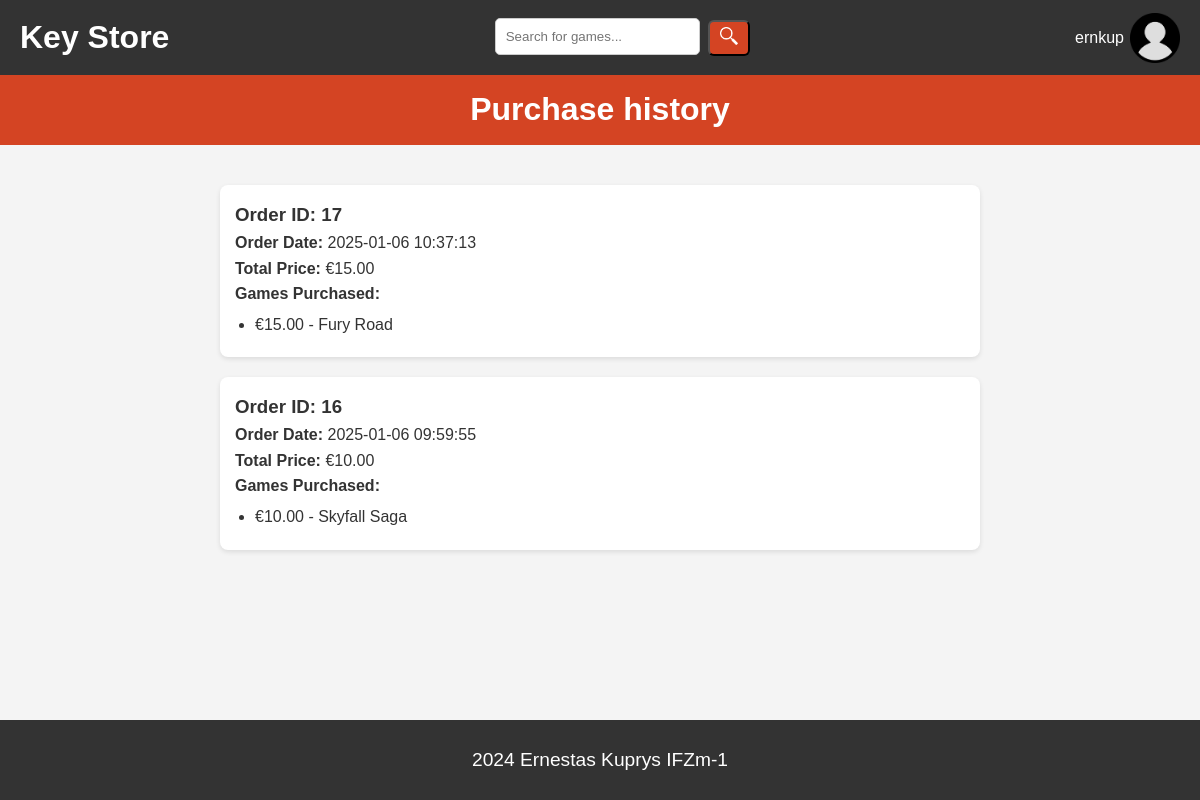
Page /purchases.php (signed in) on the committed database.
### tables this page shows
CREATE TABLE `game_order` (
  `id_order` int(11) NOT NULL,
  `id_user` varchar(32) NOT NULL,
  `order_date` timestamp NOT NULL DEFAULT current_timestamp(),
  `price` decimal(10,2) NOT NULL
);

### src/include/functions.php (called while the page is built, shortened)
<?php
function GetUserHistory($id_user)
{
	$db = mysqli_connect(DB_SERVER, DB_USER, DB_PASS, DB_NAME);
	$sql = "SELECT o.id_order, o.order_date, o.price, k.id_key, g.title, gk.price as gk_price
        FROM game_order o
        JOIN keys_in_order k ON o.id_order = k.id_order
        JOIN game_key gk ON k.id_key = gk.id_key
		JOIN game g ON g.id_game = gk.id_game
        WHERE o.id_user = ?
        ORDER BY o.order_date DESC";
	$stmt = $db->prepare($sql);
	$stmt->bind_param("s", $id_user);
	$stmt->execute();
	$result = $stmt->get_result();
	$purchases = [];
	while ($row = $result->fetch_assoc()) {
		$purchases[] = $row;
	}
	return $purchases;
}

### src/purchases.php (the view, shortened to what this page needs)
<?php
include('include/functions.php');
?>
<?php
$id_user = $_SESSION['id_login'];
$purchases = GetUserHistory($id_user);
?>
<body>
    <?php include('include/header.php'); ?>
    <p class="under-header">Purchase history</p>
    <div class="purchase-history-container">
        <?php if (empty($purchases)): ?>
            <h1 style="text-align: center">You haven't made any purchases yet.</h1>
        <?php else: ?>
            <?php
            $orders = [];
            foreach ($purchases as $purchase) {
                $orders[$purchase['id_order']]['order_date'] = $purchase['order_date'];
                $orders[$purchase['id_order']]['price'] = $purchase['price'];
                $orders[$purchase['id_order']]['keys'][] = $purchase['title'];
                $orders[$purchase['id_order']]['gk_prices'][] = $purchase['gk_price'];
            }
            foreach ($orders as $order_id => $order): ?>
                <div class="order">
                    <h3>Order ID: <?php echo $order_id; ?></h3>
                    <p><strong>Order Date:</strong> <?php echo $order['order_date']; ?></p>
                    <p><strong>Total Price:</strong> €<?php echo number_format($order['price'], 2); ?></p>
                    <p><strong>Games Purchased:</strong></p>
                    <ul>
                        <?php for ($i = 0; $i < count($order['keys']); $i++): ?>
                            <li><?php echo "€" . $order['gk_prices'][$i] . " - " . $order['keys'][$i]; ?></li>
                        <?php endfor; ?>
                    </ul>
                </div>
            <?php endforeach; ?>
        <?php endif; ?>
    </div>
    <?php include('include/footer.php'); ?>
</body>
</html>

### src/include/style.css (style rules this page uses)
:root { --color1: #4a4a4a; --color2: #333; --color3: white; --color4: #f4f4f9; --color_primary: #d44423; --color_primary_hover: #963019; --color_secondary: #f2a900; }
* { margin: 0; padding: 0; box-sizing: border-box; }
body { font-family: Arial, sans-serif; margin: 0; padding: 0; background-color: #f4f4f4; color: #333; line-height: 1.6; display: flex; flex-direction: column; min-height: 100vh; }
.under-header { display: flex; justify-content: center; align-items: center; background-color: var(--color_primary); color: white; font-weight: bold; font-size: 2em; text-align: center; margin: 0; height: 70px; }
.purchase-history-container { margin: 20px auto; padding: 20px; background-color: #f4f4f4; max-width: 800px; width: 100%; }
.purchase-history-container ul { margin-left: 20px; }
.purchase-history-container ul li { margin: 5px 0; }
.order { background-color: #fff; margin-bottom: 20px; padding: 15px; border-radius: 8px; box-shadow: 0 2px 5px rgba(0, 0, 0, 0.1); }
.order h3 { margin-top: 0; }

### rows in the picture
game_order: order_id "17", order_date "2025-01-06 10:37:13", price "15.00", gk_prices "15.00", keys "Fury Road"
game_order: order_id "16", order_date "2025-01-06 09:59:55", price "10.00", gk_prices "10.00", keys "Skyfall Saga"

### other values in the picture
$_SESSION['name_login'] "ernkup"
